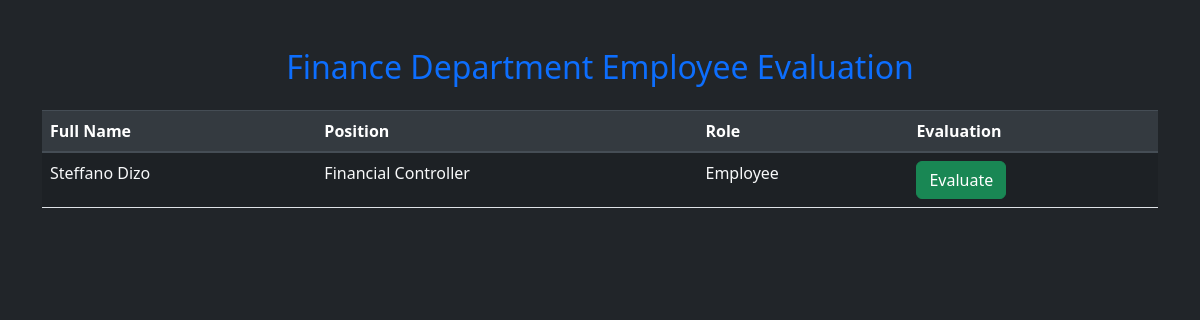
Page /main/finance.php (signed in) on the committed database.
### tables this page shows
CREATE TABLE `employee_register` (
  `e_id` int(11) UNSIGNED NOT NULL,
  `firstname` varchar(255) NOT NULL,
  `middlename` varchar(255) NOT NULL,
  `lastname` varchar(255) NOT NULL,
  `birthdate` date NOT NULL,
  `email` varchar(255) NOT NULL,
  `password` varchar(255) NOT NULL,
  `role` varchar(255) NOT NULL,
  `position` varchar(255) NOT NULL,
  `department` varchar(255) NOT NULL,
  `available_leaves` int(11) NOT NULL DEFAULT 0,
  `phone_number` varchar(20) NOT NULL,
  `address` varchar(255) NOT NULL,
  `pfp` longblob NOT NULL,
  `qr_code_path` varchar(255) DEFAULT NULL
);

### main/finance.php (the view, shortened to what this page needs)
<?php
include '../db/db_conn.php';
$sql = "SELECT e_id, firstname, lastname, role, position FROM employee_register WHERE role = 'employee' AND department = 'Finance Department'";
$result = $conn->query($sql);
$evaluatedEmployees = [];
$employees = [];
if ($result->num_rows > 0) {
    while ($row = $result->fetch_assoc()) {
        $employees[] = $row;
    }
}
?>
<!DOCTYPE html>
<html lang="en">
<head>
    <link href="https://stackpath.bootstrapcdn.com/bootstrap/4.5.2/css/bootstrap.min.css" rel="stylesheet">
    <link href="../css/styles.css" rel="stylesheet">
    <link href="../css/star.css" rel="stylesheet">
</head>
<body class="bg-dark text-light">
    <div class="container mt-5">
        <h2 class="text-center text-primary mb-4">Finance Department Employee Evaluation</h2>
        <div class="table-responsive">
            <table class="table table-striped table-hover text-dark">
                <thead class="thead-dark">
                    <tr>
                        <th>Full Name</th>
                        <th>Position</th>
                        <th>Role</th>
                        <th>Evaluation</th>
                    </tr>
                </thead>
                <tbody>
                    <?php if (!empty($employees)): ?>
                        <?php foreach ($employees as $employee): ?>
                            <tr>
                                <td class="text-light"><?php echo htmlspecialchars($employee['firstname'] . ' ' . $employee['lastname']); ?></td>
                                <td class="text-light"><?php echo htmlspecialchars($employee['position']); ?></td>
                                <td class="text-light"><?php echo htmlspecialchars($employee['role']); ?></td>
                                <td>
                                    <button class="btn btn-success"
                                        onclick="evaluateEmployee(<?php echo $employee['e_id']; ?>, '<?php echo htmlspecialchars($employee['firstname'] . ' ' . $employee['lastname']); ?>', '<?php echo htmlspecialchars($employee['position']); ?>')"
                                        <?php echo in_array($employee['e_id'], $evaluatedEmployees) ? 'disabled' : ''; ?>>
                                        <?php echo in_array($employee['e_id'], $evaluatedEmployees) ? 'Evaluated' : 'Evaluate'; ?>
                                    </button>
                                </td>
                            </tr>
                        <?php endforeach; ?>
                    <?php else: ?>
                        <tr><td class="text-light text-center" colspan="4">No employees found for evaluation in Finance Department.</td></tr>
                    <?php endif; ?>
                </tbody>
            </table>
        </div>
    </div>
</body>
</html>

### rows in the picture
employee_register: firstname+lastname "Steffano Dizo", position "Financial Controller", role "Employee", shows "Evaluate"
